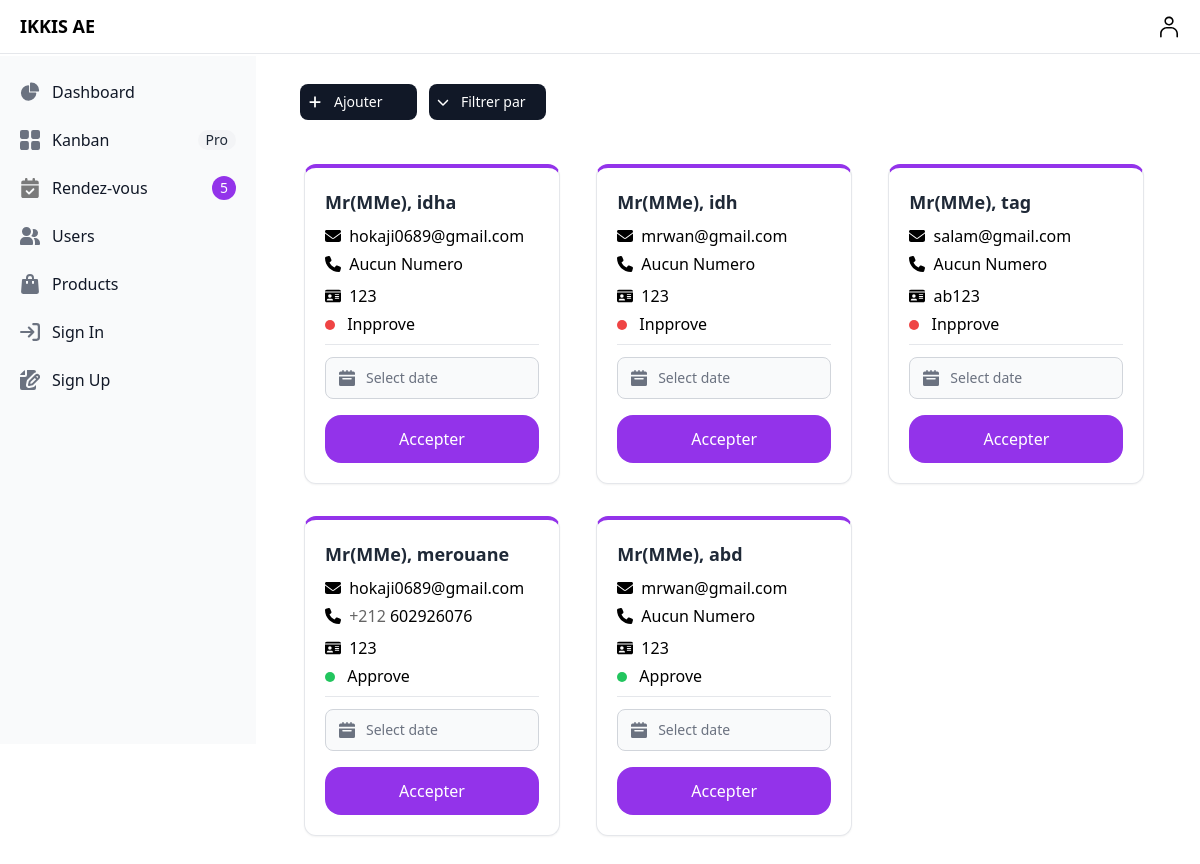
The app's page /dashboard/appointement, older data.
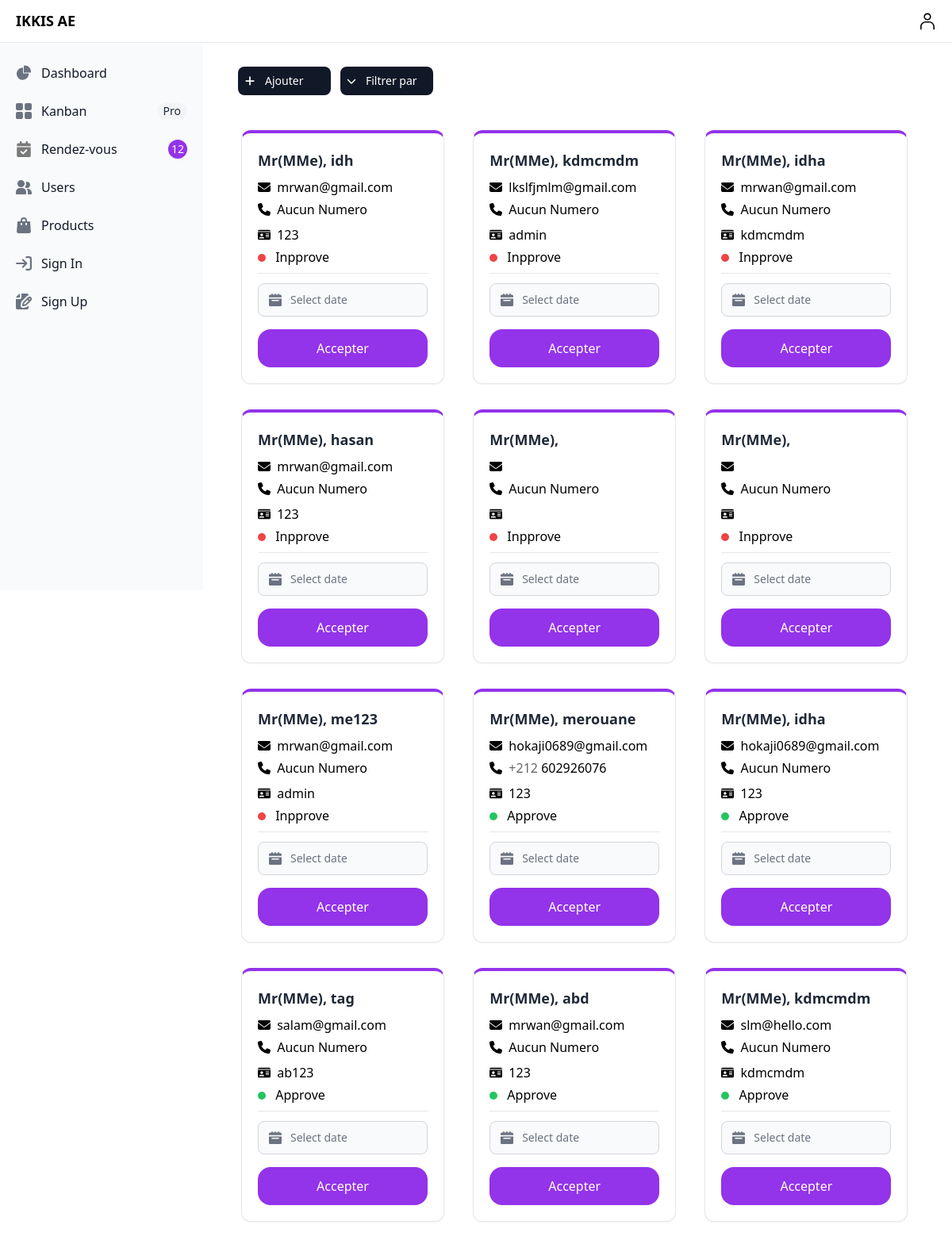
The same page, newer data.
### app/models.py (models this page shows)
class Appointement(models.Model):
    accepted=models.BooleanField(default=False)
    nom=models.CharField(max_length=20,null=True)
    prenom=models.CharField(max_length=30,null=True)
    cni=models.CharField(max_length=10,null=True)
    numero_telephone=models.IntegerField(null=True)
    email=models.EmailField(max_length=20,null=True)
    message=models.CharField(max_length=40,null=True)
    date=models.TextField(null=True)

### sfe/views.py (the view)
# urls.py: path('dashboard/appointement',views.appointement,name="appointement"),
def appointement(request):
    new_appointement=Appointement.objects.all().order_by('accepted')
    context={
        'new_appointement':new_appointement,
    }
    return render(request,"adm/appointement.html",context)

### templates/adm/appointement.html (shortened to what this page needs)
{% extends 'adm/dash.html' %}
{% block content %}
<div class="sm:ml-72">
          {% include "msg/msg.html" %}
          <div class="sm:flex">
                    <div class="relative flex items-center  space-x-2 sm:space-x-3 mx-48 mb-6 ml-3 py-1">
                        <button  data-modal-target="add-appoint-modal" data-modal-toggle="add-appoint-modal" class="bg-gray-900 inline-flex items-center justify-center w-1/2  py-2 text-sm font-medium text-center text-white rounded-lg bg-primary-700 hover:bg-primary-800 px-2">
                            <p class="px-3">Ajouter&nbsp&nbsp&nbsp&nbsp</p>
                        </button>
                        <button id="dropdownActionButton" data-dropdown-toggle="dropdownAction" class="bg-gray-900 inline-flex items-center justify-center w-1/2  py-2 text-sm font-medium text-center text-white rounded-lg bg-primary-700 hover:bg-primary-800 px-2">
                        <p class="px-3">Filtrer par</p>
                        </button>
                    </div>
                </div>
{% for i in new_appointement  %}
<div class="lg:w-64 h-80 mx-4 bg-white border border-t-4 border-t-purple-600 shadow-sm rounded-xl inline-block my-4 ">
          <div class="p-4 md:p-5">
                    <h3 class="text-lg font-bold text-gray-800">
                      Mr(MMe), {{i.nom}}
                    </h3>
                    <div class="pt-2">
                              <p class="inline-block">{{i.email}}</p>
                    </div>
                    <div >
                          {% if not i.numero_telephone is None %}
                              <div class="pt-1 inline-block mr-3">
                                        <p class="inline-block"><span class="opacity-60">+212</span> {{i.numero_telephone}}</p>
                              </div>
                              {% else %}
                              <div class="pt-1 inline-block mr-3">
                                      Aucun Numero
                              </div>
                          {% endif %}
                              <div class="py-0.5"></div>
                              <div class="pt-1 inline-block mr-4">
                                        <p class="inline-block">{{i.cni}}</p>
                              </div>
                    </div>
                    <div class="pt-1 inline-block mr-4">
                      {% if i.accepted %}
                      <div class="h-2.5 w-2.5 rounded-full bg-green-500 me-2 inline-block"></div>
                      <p class="inline-block">Approve</p>
                      {% else %}
                      <div class="h-2.5 w-2.5 rounded-full bg-red-500 me-2 inline-block"></div>
                      <p class="inline-block">Inpprove</p>
                      {% endif %}
                    </div>
                    <div class="border-b pt-2">
                    </div>
                    <div>
                    <div class="relative max-w-sm mt-3 ">
                      <div class="absolute inset-y-0 start-0 flex items-center ps-3.5 pointer-events-none">
                      </div>
                      <form method="POST" action="{% url 'approve_appoint' app_id=i.id %}">
                      <input readonly datepicker type="text" name="date" id="date" class=" bg-gray-50 border border-gray-300 text-gray-900 text-sm rounded-lg focus:ring-blue-500 focus:border-blue-500 block w-full ps-10 p-2.5 " placeholder="Select date">
                      </div>
                      <button class="block mt-4 w-full bg-purple-600 text-white py-3 rounded-2xl hover:bg-yellow-300 transition " >Accepter</button>
                    </div>
                    </div>
                  </div>
{% endfor %}
</div>
{% endblock content %}

Row changes from the older to the newer data that the page shows:
shown differently, row unchanged: Appointement "idh": moves up the list
added Appointement: nom "kdmcmdm", email "lkslfjmlm@gmail.com", shows "Aucun Numero", cni "admin", accepted False (drawn)
added Appointement: nom "idha", email "mrwan@gmail.com", shows "Aucun Numero", cni "kdmcmdm", accepted False (drawn)
added Appointement: nom "hasan", email "mrwan@gmail.com", shows "Aucun Numero", cni "123", accepted False (drawn)
added Appointement: shows "Aucun Numero", accepted False (drawn)
added Appointement: shows "Aucun Numero", accepted False (drawn)
added Appointement: nom "me123", email "mrwan@gmail.com", shows "Aucun Numero", cni "admin", accepted False (drawn)
changed Appointement "merouane": moves up the list
changed Appointement (number 9 of 12 on the later page): accepted "Inpprove" → "Approve"
changed Appointement "tag": accepted "Inpprove" → "Approve"
added Appointement: nom "kdmcmdm", email "slm@hello.com", shows "Aucun Numero", cni "kdmcmdm", accepted True (drawn)
Text that changed along with them:
{{ new_appointement.count }}: "5" → "12"
